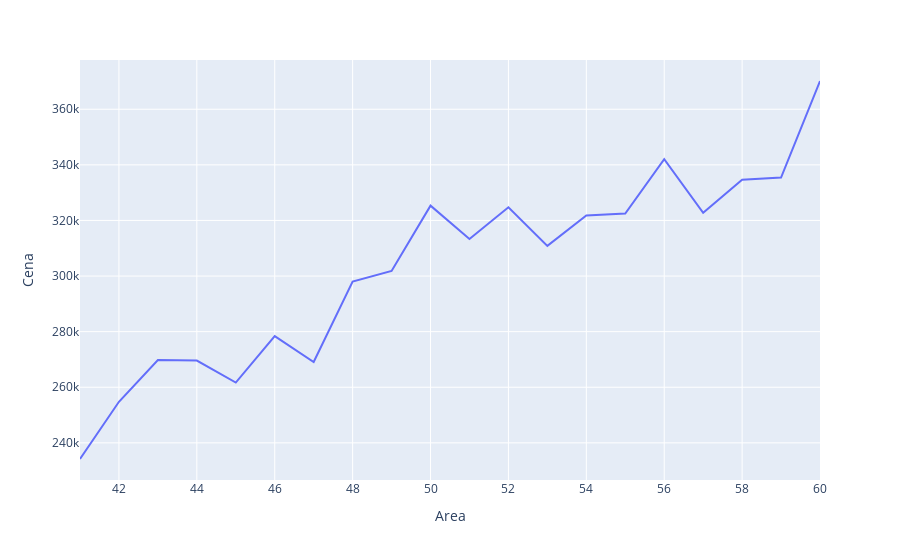

This figure's notebook cell:
### Code cell
from data import calc_avg_price_per_area

avg_price_per_area = calc_avg_price_per_area(data)
fig = go.Figure(data=px.line(avg_price_per_area, x="Area", y="Cena"))
fig.show()

### Figure 1 — Plotly figure (JSON) as saved in the notebook; plotly's stock layout.template omitted (floating-point values rounded to 4 significant figures)
{"data": [{"hovertemplate": "Area=%{x}<br>Cena=%{y}<extra></extra>", "legendgroup": "", "line": {"color": "#636efa", "dash": "solid"}, "mode": "lines", "name": "", "orientation": "v", "showlegend": false, "type": "scatter", "x": [41, 42, 43, 44, 45, 46, 47, 48, 49, 50, 51, 52, 53, 54, 55, 56, 57, 58, 59, 60], "xaxis": "x", "y": [234200.0, 254800.0, 269800.0, 269600.0, 261700.0, 278400.0, 269100.0, 298000.0, 301800.0, 325300.0, 313300.0, 324700.0, 310800.0, 321800.0, 322500.0, 342000.0, 322700.0, 334700.0, 335400.0, 370200.0], "yaxis": "y"}], "layout": {"legend": {"tracegroupgap": 0}, "margin": {"t": 60}, "xaxis": {"anchor": "y", "domain": [0, 1], "title": {"text": "Area"}}, "yaxis": {"anchor": "x", "domain": [0, 1], "title": {"text": "Cena"}}}}
